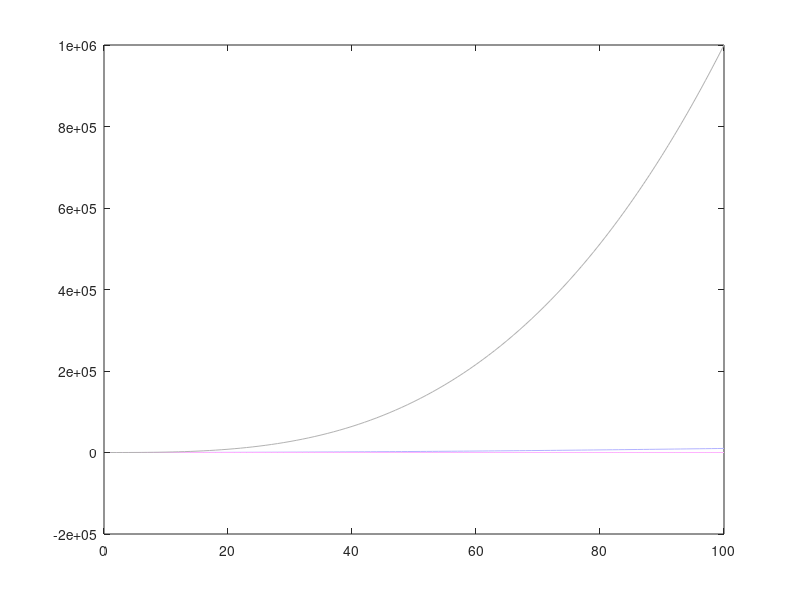

The MATLAB script that drew this image:
styles = {'r','b','k','m','g','r--', 'b--', 'k--','m--','g--'};
x= 1:1:100 ;
y1 = cos(x) ; 
y2 =sin(x) ; 
y3 = x.^2 ; 
y4 = sqrt(x) ; 
y5 = x.^3 ; 
figure  ; 

plot(x,y1,'color', [1 0.7 0.7]) ; 
hold on ; 
plot(x,y2,'color', [0.7 1 0.7]) ; 
hold on ; 
plot(x,y3,'color', [0.7 0.7 1]) ; 
hold on ; 
plot(x,y4,'color', [1 0.7 1]) ; 
hold on ; 
plot(x,y5,'color', [0.7 0.7 0.7]) ; 
hold on ; 
